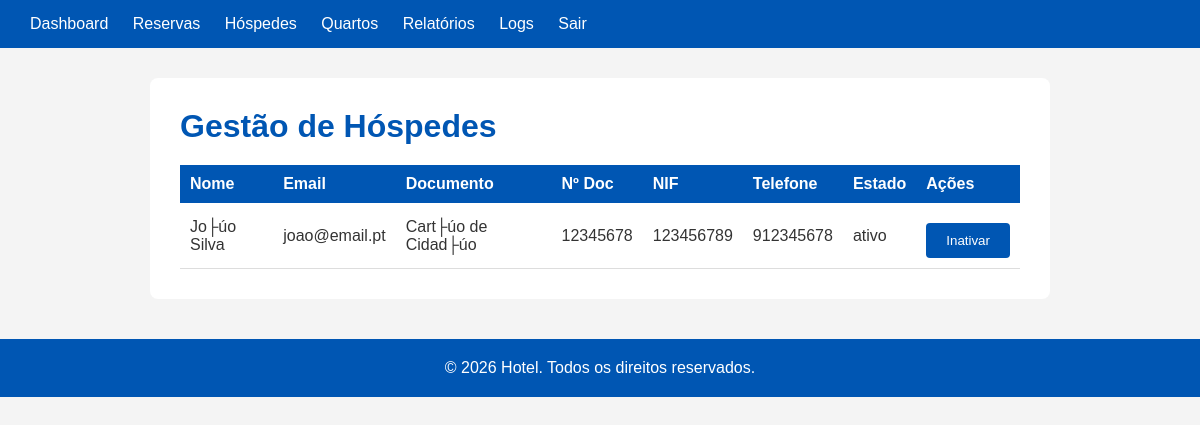
/admin/hospedes.php (signed in), run on an earlier commit of the app's database.
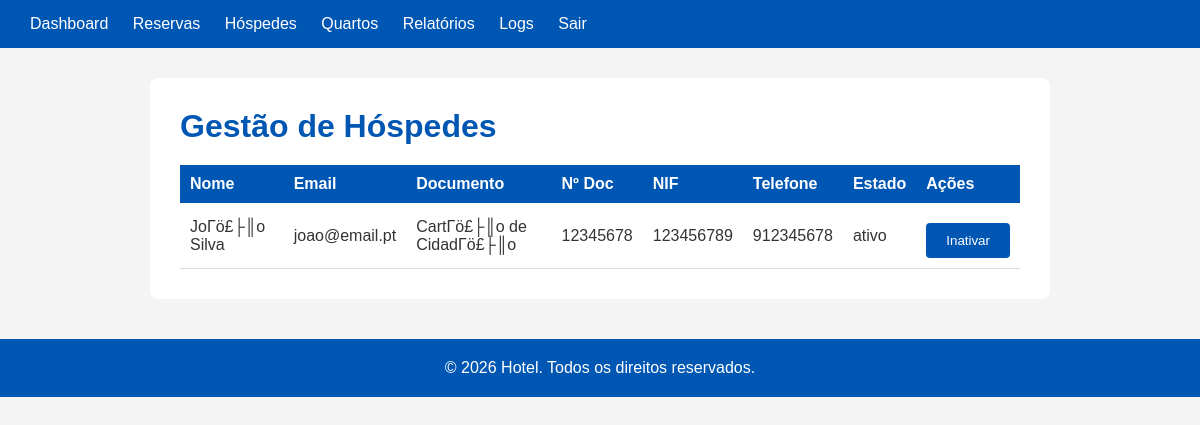
And on a later commit of the database.
### tables this page shows
CREATE TABLE `hospedes` (
  `id` int(11) NOT NULL AUTO_INCREMENT,
  `utilizador_id` int(11) NOT NULL,
  `nome_completo` varchar(100) NOT NULL,
  `doc_tipo` enum('CartΓö£├║o de CidadΓö£├║o','Passaporte','Outro') NOT NULL,
  `doc_numero` varchar(50) NOT NULL,
  `nif` varchar(9) DEFAULT NULL,
  `telefone` varchar(20) DEFAULT NULL,
  `estado` enum('ativo','inativo') NOT NULL DEFAULT 'ativo',
  PRIMARY KEY (`id`),
  KEY `utilizador_id` (`utilizador_id`),
  CONSTRAINT `hospedes_ibfk_1` FOREIGN KEY (`utilizador_id`) REFERENCES `utilizadores` (`id`)
);

CREATE TABLE `utilizadores` (
  `id` int(11) NOT NULL AUTO_INCREMENT,
  `nome` varchar(100) NOT NULL,
  `email` varchar(150) NOT NULL,
  `password_hash` varchar(255) NOT NULL,
  `role` enum('cliente','rececionista','gestor') NOT NULL DEFAULT 'cliente',
  `ativo` tinyint(1) NOT NULL DEFAULT 1,
  `criado_em` datetime NOT NULL DEFAULT current_timestamp(),
  PRIMARY KEY (`id`),
  UNIQUE KEY `email` (`email`)
);

### includes/session.php (called while the page is built, shortened)
<?php
 function user_role() {
     return $_SESSION['user_role'] ?? '';
 }
 function e_gestor() {
     return user_role() === 'gestor';
 }
 ?>

### includes/helpers.php (called while the page is built, shortened)
<?php
 function h($texto) {
     return htmlspecialchars($texto, ENT_QUOTES, 'UTF-8');
 }
 ?>

### admin/hospedes.php (the view, shortened to what this page needs)
<?php
 require_once '../includes/db.php';
 require_once '../includes/session.php';
 require_once '../includes/helpers.php';
 $hospedes = mysqli_query($conn,
     "SELECT h.id, h.nome_completo, h.doc_tipo, h.doc_numero,
             h.nif, h.telefone, h.estado, u.email
      FROM hospedes h
      JOIN utilizadores u ON h.utilizador_id = u.id
      ORDER BY h.nome_completo");
 ?>
 <!DOCTYPE html>
 <html lang="pt">
 <head>
     <link rel="stylesheet" href="../includes/style.css">
 </head>
 <body>
     <header>
         <a href="index.php">Dashboard</a>
         <a href="reservas.php">Reservas</a>
         <a href="hospedes.php">Hóspedes</a>
         <?php if (e_gestor()): ?>
             <a href="quartos.php">Quartos</a>
             <a href="relatorios.php">Relatórios</a>
         <?php endif; ?>
         <a href="logs.php">Logs</a>
         <a href="../auth/logout.php">Sair</a>
     </header>
     <main>
         <h1>Gestão de Hóspedes</h1>
         <table>
             <tr>
                 <th>Nome</th>
                 <th>Email</th>
                 <th>Documento</th>
                 <th>Nº Doc</th>
                 <th>NIF</th>
                 <th>Telefone</th>
                 <th>Estado</th>
                 <th>Ações</th>
             </tr>
             <?php while ($h = mysqli_fetch_assoc($hospedes)): ?>
             <tr>
                 <td><?= h($h['nome_completo']) ?></td>
                 <td><?= h($h['email']) ?></td>
                 <td><?= h($h['doc_tipo']) ?></td>
                 <td><?= h($h['doc_numero']) ?></td>
                 <td><?= h($h['nif'] ?? '-') ?></td>
                 <td><?= h($h['telefone'] ?? '-') ?></td>
                 <td><?= h($h['estado']) ?></td>
                 <td>
                     <?php if ($h['estado'] === 'ativo'): ?>
                         <form method="POST" style="display:inline">
                             <button type="submit">Inativar</button>
                         </form>
                     <?php endif; ?>
                 </td>
             </tr>
             <?php endwhile; ?>
         </table>
     </main>
     <footer>
         <p>&copy; 2026 Hotel. Todos os direitos reservados.</p>
     </footer>
 </body>
 </html>

### includes/style.css (style rules this page uses)
* { margin: 0; padding: 0; box-sizing: border-box; }
body { font-family: Arial, sans-serif; background-color: #f4f4f4; color: #333; }
header, nav.topo { background-color: #0056b3; padding: 15px 30px; color: white; }
header a, nav.topo a { color: white; text-decoration: none; margin-right: 20px; }
main { max-width: 900px; margin: 30px auto; background: white; padding: 30px; border-radius: 8px; }
h1 { color: #0056b3; margin-bottom: 20px; }
table { width: 100%; border-collapse: collapse; margin-top: 15px; }
table th { background-color: #0056b3; color: white; padding: 10px; text-align: left; }
table td { padding: 10px; border-bottom: 1px solid #ddd; }
button[type="submit"], .btn { background-color: #0056b3; color: white; padding: 10px 20px; border: none; border-radius: 4px; cursor: pointer; margin-top: 10px; }
a { color: #0056b3; }
footer { text-align: center; padding: 20px; background-color: #0056b3; color: white; margin-top: 40px; }

What changed in the data, as far as the page shows it:
changed hospedes "ativo": nome_completo "Jo├úo Silva" → "JoΓö£├║o Silva"; doc_tipo "Cart├úo de Cidad├úo" → "CartΓö£├║o de CidadΓö£├║o"
